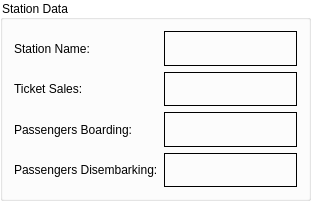
     <widget class="QGroupBox" name="groupBox_3">
      <property name="geometry">
       <rect>
        <x>670</x>
        <y>640</y>
        <width>311</width>
        <height>201</height>
       </rect>
      </property>
      <property name="styleSheet">
       <string notr="true">QGroupBox {
    background-color: white;
}
</string>
      </property>
      <property name="title">
       <string>Station Data</string>
      </property>
      <layout class="QGridLayout" name="gridLayout_36">
       <item row="0" column="0">
        <widget class="QLabel" name="label_126">
         <property name="styleSheet">
          <string notr="true">background-color: rgb(white);</string>
         </property>
         <property name="frameShape">
          <enum>QFrame::NoFrame</enum>
         </property>
         <property name="text">
          <string>Station Name:</string>
         </property>
        </widget>
       </item>
       <item row="0" column="1">
        <widget class="QLabel" name="station_in">
         <property name="styleSheet">
          <string notr="true">background-color: rgb(white);</string>
         </property>
         <property name="frameShape">
          <enum>QFrame::Box</enum>
         </property>
         <property name="text">
          <string/>
         </property>
        </widget>
       </item>
       <item row="1" column="0">
        <widget class="QLabel" name="label_127">
         <property name="styleSheet">
          <string notr="true">background-color: rgb(white);</string>
         </property>
         <property name="frameShape">
          <enum>QFrame::NoFrame</enum>
         </property>
         <property name="text">
          <string>Ticket Sales:</string>
         </property>
        </widget>
       </item>
       <item row="1" column="1">
        <widget class="QLabel" name="ticket_out">
         <property name="styleSheet">
          <string notr="true">background-color: rgb(white);</string>
         </property>
         <property name="frameShape">
          <enum>QFrame::Box</enum>
         </property>
         <property name="text">
          <string/>
         </property>
        </widget>
       </item>
       <item row="2" column="0">
        <widget class="QLabel" name="label_128">
         <property name="styleSheet">
          <string notr="true">background-color: rgb(white);</string>
         </property>
         <property name="frameShape">
          <enum>QFrame::NoFrame</enum>
         </property>
         <property name="text">
          <string>Passengers Boarding:</string>
         </property>
        </widget>
       </item>
       <item row="2" column="1">
        <widget class="QLabel" name="boarding_out">
         <property name="styleSheet">
          <string notr="true">background-color: rgb(white);</string>
         </property>
         <property name="frameShape">
          <enum>QFrame::Box</enum>
         </property>
         <property name="text">
          <string/>
         </property>
        </widget>
       </item>
       <item row="3" column="0">
        <widget class="QLabel" name="label_129">
         <property name="styleSheet">
          <string notr="true">background-color: rgb(white);</string>
         </property>
         <property name="frameShape">
          <enum>QFrame::NoFrame</enum>
         </property>
         <property name="text">
          <string>Passengers Disembarking:</string>
         </property>
        </widget>
       </item>
       <item row="3" column="1">
        <widget class="QLabel" name="disembarking_out">
         <property name="styleSheet">
          <string notr="true">background-color: rgb(white);</string>
         </property>
         <property name="frameShape">
          <enum>QFrame::Box</enum>
         </property>
         <property name="text">
          <string/>
         </property>
        </widget>
       </item>
      </layout>
     </widget>
